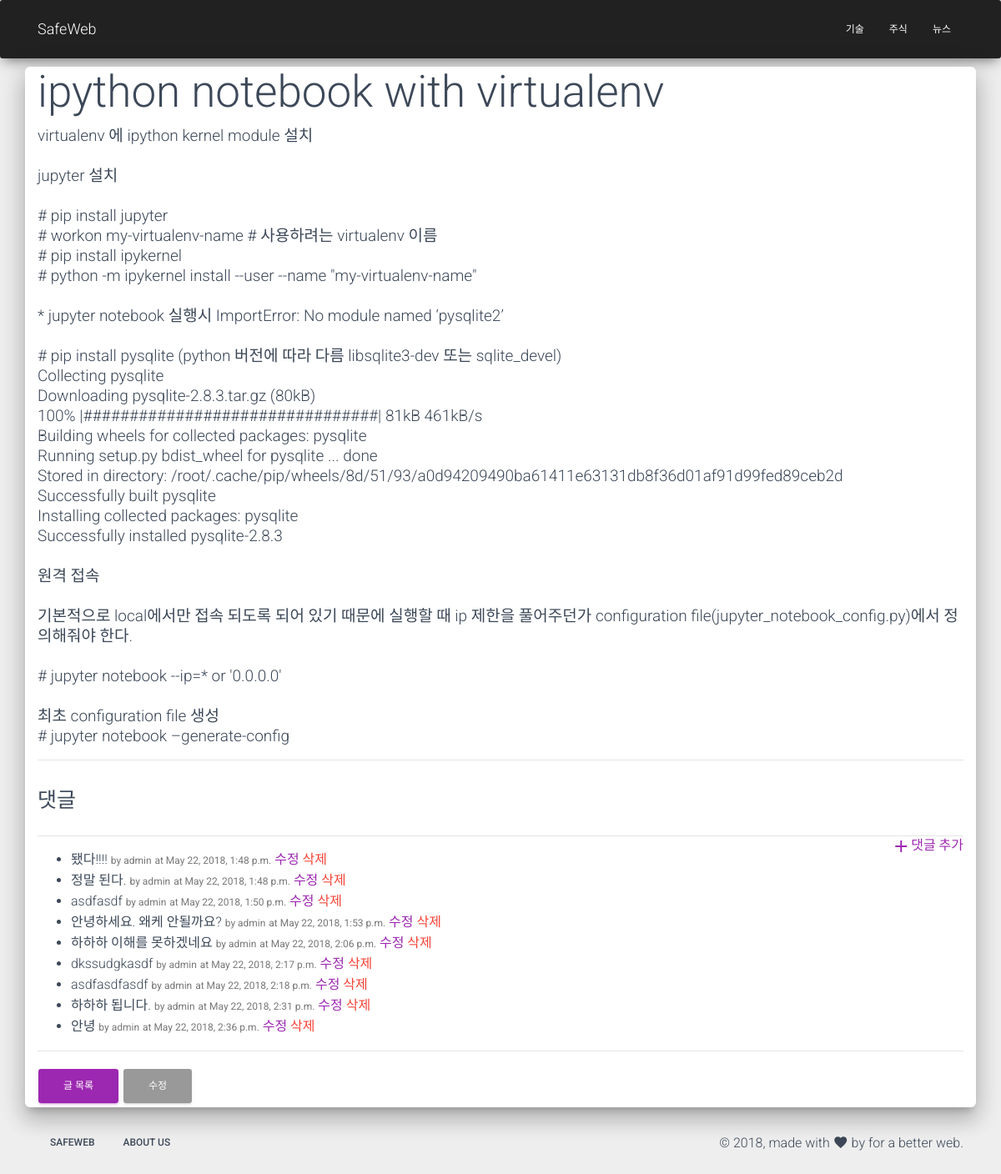
/blog/post/ipython-notebook-virtualenv/1/ (signed in), run on an earlier commit of the app's database.
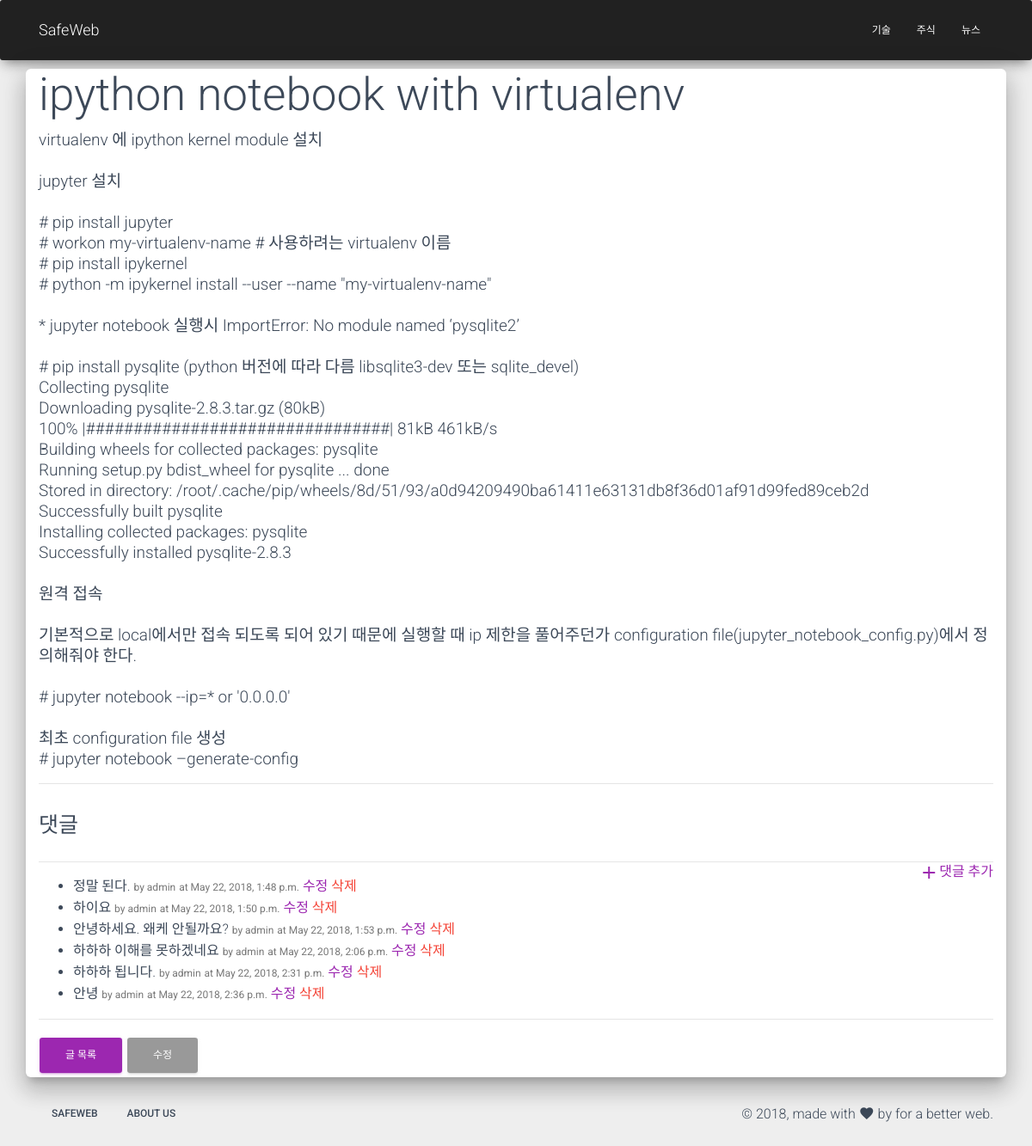
And on a later commit of the database.
### blog/models.py (models this page shows, shortened)
class Comment(models.Model):
    post = models.ForeignKey('post', on_delete=models.CASCADE, null=False)
    author = models.ForeignKey(settings.AUTH_USER_MODEL, on_delete=models.SET_NULL, null=True)
    message = models.TextField(max_length=2000, null=False)
    created = models.DateTimeField(auto_now_add=True)
    updated = models.DateTimeField(auto_now=True)
    is_public = models.BooleanField(default=False)
    ip = models.GenericIPAddressField(null=True)

### blog/views.py (the view, shortened to what this page needs)
# urls.py: path('post/<slug>/<int:id>/', views.post_detail, name='post_detail'),
def post_detail(request, slug, id):
    post = get_object_or_404(Post, slug=slug, id=id)
    return render(request, 'blog/post_detail.html', {'post': post})

### blog/templates/blog/post_detail.html (shortened to what this page needs)
{% extends 'blog/post_base.html' %}
{% load staticfiles %}
{% block post %}
<div class="col-12">
    <div class="post">
        <h1>{{ post.title }}</h1>
        <p>{{ post.content |linebreaksbr }}</p>
    </div>
    <hr>
    <div class="title">
        <h3>댓글</h3>
    </div>
    <a href="{% url 'blog:comment_create' post.slug post.id %}" class="pull-right">
        <i class="material-icons">add</i>댓글 추가
    </a>
    <hr />
    <ul>
        {% for comment in post.comment_set.all %}
        <li>
            {{ comment.message }}
            <small>by {{ comment.author }}</small>
            <small>at {{ comment.created }}</small>
            {% if comment.author == request.user %}
            <a href="{% url "blog:comment_edit" post.slug post.id comment.id %}">수정</a>
            <a href="{% url "blog:comment_delete" post.slug post.id comment.id %}" class="text-danger">삭제</a>
            {% endif %}
        </li>
    {% endfor %}
    </ul>
    <hr>
    <a href="{% url "blog:post_list" %}" class='btn btn-primary'>글 목록</a>
    <a href="{% url "blog:post_edit"  post.slug post.id %}" class='btn btn-default'>수정</a>
</div>
{% endblock post%}

What changed in the data, as far as the page shows it:
removed Comment: message "됐다!!!!", author "admin", created "May 22, 2018, 1:48 p.m.", shows "수정"
removed Comment: message "dkssudgkasdf", author "admin", created "May 22, 2018, 2:17 p.m.", shows "수정"
removed Comment: message "asdfasdfasdf", author "admin", created "May 22, 2018, 2:18 p.m.", shows "수정"
changed Comment: message "asdfasdf" → "하이요"
